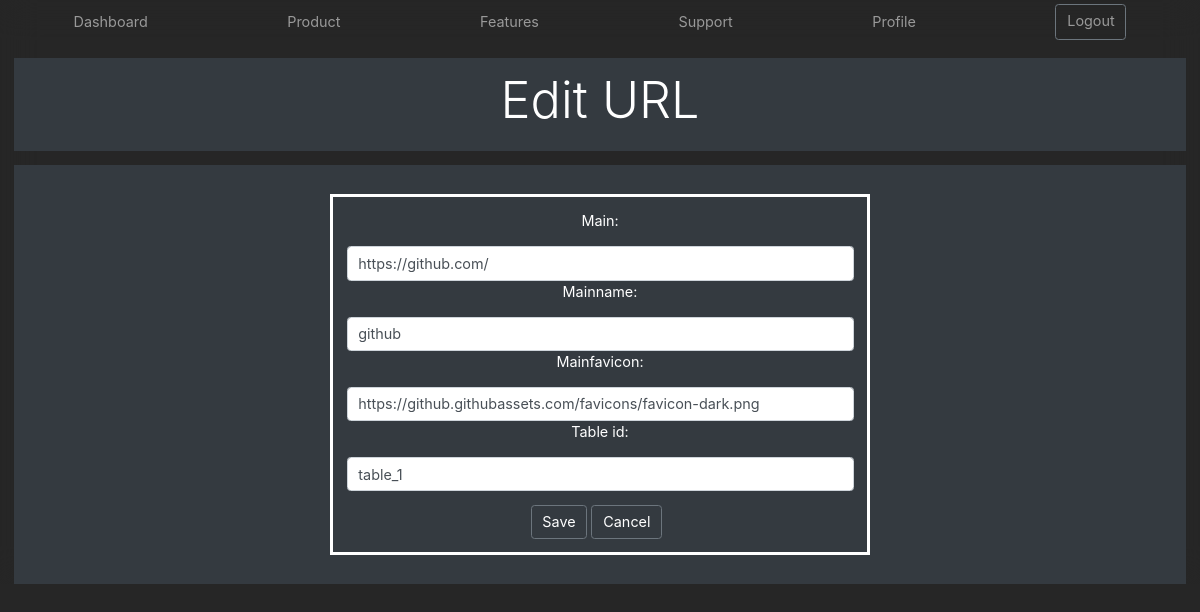
/Dashboard/editlinks/69/, run on the app's committed database.
### dashboard/models.py (models this page shows)
class userlinks(models.Model):
    main = models.CharField (max_length=200,default='')
    mainname = models.CharField (max_length=200,default='')
    mainfavicon = models.CharField (max_length=200,default='')
    table_id =  models.CharField (max_length=200,default='')

### dashboard/views.py (the view)
# urls.py: url(r'^editlinks/(?P<pk>\d+)/$',views.edit_url, name="editinglinks"),
def edit_url(request, pk):
    post = get_object_or_404(userlinks,pk=pk)
    if request.method == "POST":
        form = userlinksForm(request.POST, instance=post)
        if form.is_valid():
            form.save()
            return redirect("/Dashboard")
    else:
        form = userlinksForm(instance=post)
    context={
        'form': form,
        'post': post,
    }
    return render(request,'editlink.html', context)

### dashboard/forms.py
class userlinksForm(forms.ModelForm):
    class Meta:
        model= userlinks
        fields =['main', 'mainname', 'mainfavicon','table_id']
        widgets = {
            'main': forms.TextInput(attrs={'class':'form-control'}),
            'mainname': forms.TextInput(attrs={'class':'form-control'}),
            'mainfavicon': forms.TextInput(attrs={'class':'form-control'}),
            'table_id': forms.TextInput(attrs={'class':'form-control'})
        }

### dashboard/templates/editlink.html (shortened to what this page needs)
{% load static %}
<!DOCTYPE html>
<html lang="en">
<head>
<link rel="stylesheet" href="https://stackpath.bootstrapcdn.com/bootstrap/4.4.1/css/bootstrap.min.css">
<link rel="stylesheet"  href="{% static 'dashboard/css/product.css'%}">
<link rel="stylesheet"  href="{% static 'dashboard/css/dialog.css'%}">
</head>
<body>
 <nav class="site-header py-1">
  <div class="container d-flex flex-column flex-md-row justify-content-between">
     <a class="py-2 d-none d-md-inline-block" href="/Dashboard">Dashboard</a>
    <a class="py-2 d-none d-md-inline-block" href="#">Product</a>
    <a class="py-2 d-none d-md-inline-block" href="#">Features</a>
    <a class="py-2 d-none d-md-inline-block" href="#">Support</a>
    <a class="py-2 d-none d-md-inline-block" href="/Dashboard/profile">Profile</a>
    <a class="btn btn-outline-secondary" href="/Dashboard/logout">Logout</a>
  </div>
</nav>
<div class="position-relative overflow-hidden p-3 p-md-1 m-md-3 text-center bg-dark">
  <div class="col-md-5 mx-auto">
   {% with url_name=request.resolver_match.url_name %}
        {% if url_name == 'editinglinks'%}
             <h1 class="display-4 titleposition">Edit URL</h1>
        {% else %}
             <h1 class="display-4 titleposition">Delete URL</h1>
        {% endif %}
    {% endwith %}
 </div>
  </div>
<div class="d-md-flex flex-md-equal w-100 my-md-3 pl-md-3">
  <div class="bg-dark mr-md-3 px-md-3 text-center text-white overflow-hidden">
    <div class="my-3 py-3">
    {% if messages %}
        {% for message in messages %}
                <div {% if message.tags %} class="alert alert-{{message.tags}}" {% endif %} role="alert">
                    <button type="button" class="close" data-dismiss="alert" aria-label="Close"><span aria-hidden="true">X</span></button>
                </div>
        {% endfor %}
    {% else %}
  <form class="form-addurl" id=""  method="post">
        {% for field in form %}
            <label>{{field.label_tag}}</label>
            {{field}}
        {% endfor%}
        {% with url_name=request.resolver_match.url_name %}
        <div class="form-button">
        {% if url_name == 'editinglinks'%}
           <button type="submit" class="btn btn-outline-secondary btn-color">Save</button>
           <button onclick="location.href='/Dashboard'" id="cancel" class="btn btn-outline-secondary btn-color" type="button" tabindex="0" title="Cancel" aria-label="Cancel">Cancel</button>
        {% else %}
            <button type="submit" class="btn btn-outline-secondary btn-color">Delete</button>
            <button onclick="location.href='/Dashboard'" id="cancel" class="btn btn-outline-secondary btn-color" type="button" tabindex="0" title="Cancel" aria-label="Cancel">Cancel</button>
         {% endif %}
         </div>
         {% endwith %}
        </form>
    {% endif %}
    </div>
    </div>
    </div>
  </body>
</html>

### dashboard/static/dashboard/css/product.css (style rules this page uses)
.container { max-width: 1200px; }
body { background-color: rgba(0, 0, 0, .85); -webkit-backdrop-filter: saturate(180%) blur(20px); backdrop-filter: saturate(180%) blur(20px); zoom:90%; }
.site-header { -webkit-backdrop-filter: saturate(180%) blur(20px); backdrop-filter: saturate(180%) blur(20px); }
.site-header a { color: #999; transition: ease-in-out color .15s; }
@media (min-width: 768px) { .flex-md-equal > * { -ms-flex: 1; flex: 1; } }
.overflow-hidden { overflow: hidden; }
.titleposition { padding-top:2%; padding-bottom: 2%; color: white; }
.btn-color { color: white; }

### dashboard/static/dashboard/css/dialog.css (style rules this page uses)
.form-addurl { max-width: 600px; padding: 15px; margin: 0 auto; border: 2px 2px 2px 2px; border-style: solid; border-color: white; }
.form-button { padding-top: 15px; }
input { border: none; border-radius: 4px; caret-color: rgb(var(--GB600-rgb)); color: rgb(var(--GG900-rgb)); font-size: 15px; line-height: 1.6; min-height: 32px; outline: none; padding-inline-end: 8px; padding-inline-start: 8px; width: calc(100% - 16px); }
input::placeholder { color: rgba(var(--GG900-rgb), .38); }
#cancel { margin-inline-end: 8px; }

### data on the page
userlinks: form "https://github.com/" "github" "https://github.githubassets.com/favicons/favicon-dark.png" "table_1"

### other printed values
{{ field.label_tag }} "Main:" "Mainname:" "Mainfavicon:" "Table id:"
